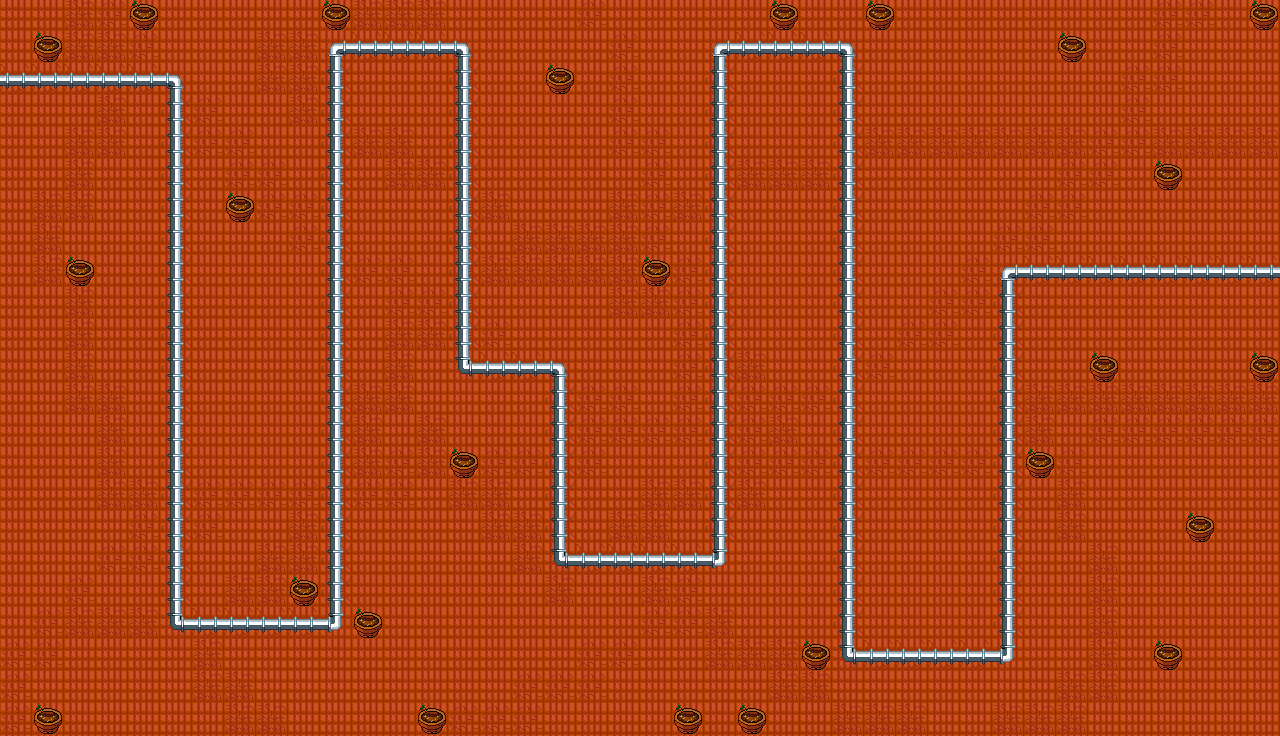

A level layout from a 2D game, rendered from its tile map. Below: a short description, then the map file with its tile-grid data intact:
An orthogonal 40x23 tile map with 32x32 px tiles, 3 tile layers (Camada de Blocos 1, Camada de Blocos 2, Camada de Blocos 3).

<map version="1.10" tiledversion="1.11.0" orientation="orthogonal" renderorder="right-down" width="40" height="23" tilewidth="32" tileheight="32" infinite="0" nextlayerid="4" nextobjectid="1">
 <tileset firstgid="1" source="Roof_Day.tsx" />
 <layer id="1" name="Camada de Blocos 1" width="40" height="23">
  <data encoding="csv">
2,2,3,1,1,2,2,2,2,2,2,3,3,3,2,2,2,2,1,2,2,2,2,2,2,2,2,2,2,2,2,2,2,2,2,2,1,1,2,2,
2,2,3,3,1,2,2,2,3,3,3,3,2,2,2,2,2,2,2,1,2,2,2,2,2,2,2,2,2,2,2,2,2,2,2,2,1,2,2,2,
2,2,2,3,2,1,2,2,3,3,2,2,2,2,2,2,2,2,2,1,2,2,2,2,2,2,2,2,2,2,2,2,2,2,2,1,1,2,2,2,
2,2,2,3,2,1,1,2,2,3,3,2,2,2,2,2,2,2,2,1,2,2,2,2,2,2,2,2,2,2,2,2,2,2,2,1,2,2,2,2,
2,2,3,3,2,2,1,1,2,2,3,3,3,2,2,2,2,2,2,1,1,2,2,2,2,2,2,3,3,3,3,3,3,3,1,1,3,3,3,3,
2,2,3,2,2,2,2,1,1,2,2,2,3,3,3,2,2,2,2,2,1,2,3,3,3,3,3,2,2,2,2,2,2,1,1,2,2,2,2,2,
2,3,3,2,2,2,2,2,1,1,2,2,2,2,3,3,2,2,2,3,1,3,3,2,2,2,2,2,2,2,2,2,1,1,2,2,2,2,2,2,
2,3,2,2,2,2,2,2,2,1,1,2,2,2,2,2,3,3,3,3,1,2,2,2,2,2,2,2,2,2,2,1,1,2,2,2,2,2,2,2,
2,3,3,2,2,2,2,2,2,2,2,1,1,2,3,3,3,3,3,3,1,1,2,2,2,2,2,2,2,2,1,1,2,2,2,2,2,2,2,2,
2,2,3,2,2,2,2,2,2,2,2,2,1,1,3,2,2,2,2,3,3,1,2,2,2,2,2,2,2,1,1,2,2,2,2,2,2,2,2,2,
2,2,3,2,2,2,2,2,2,2,2,2,3,3,1,1,2,2,2,2,2,1,3,2,2,2,2,2,1,1,2,2,2,2,2,2,2,2,2,2,
2,2,3,2,2,2,2,2,2,2,2,2,3,2,2,1,1,2,2,2,2,1,3,3,2,2,1,1,2,2,2,2,2,2,2,2,2,2,2,2,
2,2,3,3,2,2,2,2,2,2,2,3,3,2,2,2,2,1,1,1,2,1,1,1,1,1,1,2,2,2,2,3,3,3,3,3,3,3,3,3,
2,2,2,3,2,2,2,2,2,2,2,3,2,3,2,2,2,2,1,1,1,1,1,1,3,2,2,2,2,2,2,3,3,2,1,1,1,1,1,1,
2,2,2,3,2,2,2,2,2,2,3,3,1,3,3,1,1,1,1,2,2,2,1,1,1,1,1,1,1,1,1,1,1,1,2,2,2,2,2,2,
2,2,2,3,3,2,1,1,1,1,1,1,1,2,3,3,2,2,2,2,3,3,1,3,2,2,2,2,2,2,2,2,2,3,2,2,2,2,2,2,
2,2,2,2,1,1,1,2,2,3,3,2,2,2,2,3,3,2,2,3,3,2,1,2,2,2,2,2,2,2,2,2,2,3,2,2,2,2,2,2,
2,2,2,1,1,3,2,2,3,3,2,2,2,2,2,2,3,3,2,3,3,1,1,2,2,2,2,2,2,2,2,2,2,2,3,2,2,2,2,2,
2,2,1,2,2,3,2,3,3,2,2,2,2,2,2,2,2,3,2,2,3,1,2,2,2,2,2,2,2,2,2,2,2,2,3,2,2,2,2,2,
2,1,3,3,3,3,3,3,2,2,2,2,2,2,2,2,2,2,2,2,1,1,3,2,2,2,2,2,2,2,2,2,2,2,3,2,2,2,2,2,
1,1,2,2,2,2,3,2,2,2,2,2,2,2,2,2,2,2,1,1,2,2,3,3,3,2,2,2,2,2,2,2,2,2,3,2,2,2,2,2,
1,2,2,2,2,2,3,3,2,2,2,2,2,2,2,2,1,1,1,2,2,2,2,2,3,3,2,2,2,2,2,2,2,3,3,2,2,2,2,2,
1,2,2,2,2,2,2,3,3,2,2,2,2,1,1,1,1,2,2,2,2,2,2,2,2,2,3,3,3,2,2,3,3,3,2,2,2,2,2,2
</data>
 </layer>
 <layer id="2" name="Camada de Blocos 2" width="40" height="23">
  <data encoding="csv">
0,0,0,0,0,0,0,0,0,0,0,0,0,0,0,0,0,0,0,0,0,0,0,0,0,0,0,0,0,0,0,0,0,0,0,0,0,0,0,0,
0,0,0,0,0,0,0,0,0,0,8,5,5,5,7,0,0,0,0,0,0,0,8,5,5,5,7,0,0,0,0,0,0,0,0,0,0,0,0,0,
5,5,5,5,5,7,0,0,0,0,6,0,0,0,6,0,0,0,0,0,0,0,6,0,0,0,6,0,0,0,0,0,0,0,0,0,0,0,0,0,
0,0,0,0,0,6,0,0,0,0,6,0,0,0,6,0,0,0,0,0,0,0,6,0,0,0,6,0,0,0,0,0,0,0,0,0,0,0,0,0,
0,0,0,0,0,6,0,0,0,0,6,0,0,0,6,0,0,0,0,0,0,0,6,0,0,0,6,0,0,0,0,0,0,0,0,0,0,0,0,0,
0,0,0,0,0,6,0,0,0,0,6,0,0,0,6,0,0,0,0,0,0,0,6,0,0,0,6,0,0,0,0,0,0,0,0,0,0,0,0,0,
0,0,0,0,0,6,0,0,0,0,6,0,0,0,6,0,0,0,0,0,0,0,6,0,0,0,6,0,0,0,0,0,0,0,0,0,0,0,0,0,
0,0,0,0,0,6,0,0,0,0,6,0,0,0,6,0,0,0,0,0,0,0,6,0,0,0,6,0,0,0,0,0,0,0,0,0,0,0,0,0,
0,0,0,0,0,6,0,0,0,0,6,0,0,0,6,0,0,0,0,0,0,0,6,0,0,0,6,0,0,0,0,8,5,5,5,5,5,5,5,5,
0,0,0,0,0,6,0,0,0,0,6,0,0,0,6,0,0,0,0,0,0,0,6,0,0,0,6,0,0,0,0,6,0,0,0,0,0,0,0,0,
0,0,0,0,0,6,0,0,0,0,6,0,0,0,6,0,0,0,0,0,0,0,6,0,0,0,6,0,0,0,0,6,0,0,0,0,0,0,0,0,
0,0,0,0,0,6,0,0,0,0,6,0,0,0,9,5,5,7,0,0,0,0,6,0,0,0,6,0,0,0,0,6,0,0,0,0,0,0,0,0,
0,0,0,0,0,6,0,0,0,0,6,0,0,0,0,0,0,6,0,0,0,0,6,0,0,0,6,0,0,0,0,6,0,0,0,0,0,0,0,0,
0,0,0,0,0,6,0,0,0,0,6,0,0,0,0,0,0,6,0,0,0,0,6,0,0,0,6,0,0,0,0,6,0,0,0,0,0,0,0,0,
0,0,0,0,0,6,0,0,0,0,6,0,0,0,0,0,0,6,0,0,0,0,6,0,0,0,6,0,0,0,0,6,0,0,0,0,0,0,0,0,
0,0,0,0,0,6,0,0,0,0,6,0,0,0,0,0,0,6,0,0,0,0,6,0,0,0,6,0,0,0,0,6,0,0,0,0,0,0,0,0,
0,0,0,0,0,6,0,0,0,0,6,0,0,0,0,0,0,6,0,0,0,0,6,0,0,0,6,0,0,0,0,6,0,0,0,0,0,0,0,0,
0,0,0,0,0,6,0,0,0,0,6,0,0,0,0,0,0,9,5,5,5,5,10,0,0,0,6,0,0,0,0,6,0,0,0,0,0,0,0,0,
0,0,0,0,0,6,0,0,0,0,6,0,0,0,0,0,0,0,0,0,0,0,0,0,0,0,6,0,0,0,0,6,0,0,0,0,0,0,0,0,
0,0,0,0,0,9,5,5,5,5,10,0,0,0,0,0,0,0,0,0,0,0,0,0,0,0,6,0,0,0,0,6,0,0,0,0,0,0,0,0,
0,0,0,0,0,0,0,0,0,0,0,0,0,0,0,0,0,0,0,0,0,0,0,0,0,0,9,5,5,5,5,10,0,0,0,0,0,0,0,0,
0,0,0,0,0,0,0,0,0,0,0,0,0,0,0,0,0,0,0,0,0,0,0,0,0,0,0,0,0,0,0,0,0,0,0,0,0,0,0,0,
0,0,0,0,0,0,0,0,0,0,0,0,0,0,0,0,0,0,0,0,0,0,0,0,0,0,0,0,0,0,0,0,0,0,0,0,0,0,0,0
</data>
 </layer>
 <layer id="3" name="Camada de Blocos 3" width="40" height="23">
  <data encoding="csv">
0,0,0,0,4,0,0,0,0,0,4,0,0,0,0,0,0,0,0,0,0,0,0,0,4,0,0,4,0,0,0,0,0,0,0,0,0,0,0,4,
0,4,0,0,0,0,0,0,0,0,0,0,0,0,0,0,0,0,0,0,0,0,0,0,0,0,0,0,0,0,0,0,0,4,0,0,0,0,0,0,
0,0,0,0,0,0,0,0,0,0,0,0,0,0,0,0,0,4,0,0,0,0,0,0,0,0,0,0,0,0,0,0,0,0,0,0,0,0,0,0,
0,0,0,0,0,0,0,0,0,0,0,0,0,0,0,0,0,0,0,0,0,0,0,0,0,0,0,0,0,0,0,0,0,0,0,0,0,0,0,0,
0,0,0,0,0,0,0,0,0,0,0,0,0,0,0,0,0,0,0,0,0,0,0,0,0,0,0,0,0,0,0,0,0,0,0,0,0,0,0,0,
0,0,0,0,0,0,0,0,0,0,0,0,0,0,0,0,0,0,0,0,0,0,0,0,0,0,0,0,0,0,0,0,0,0,0,0,4,0,0,0,
0,0,0,0,0,0,0,4,0,0,0,0,0,0,0,0,0,0,0,0,0,0,0,0,0,0,0,0,0,0,0,0,0,0,0,0,0,0,0,0,
0,0,0,0,0,0,0,0,0,0,0,0,0,0,0,0,0,0,0,0,0,0,0,0,0,0,0,0,0,0,0,0,0,0,0,0,0,0,0,0,
0,0,4,0,0,0,0,0,0,0,0,0,0,0,0,0,0,0,0,0,4,0,0,0,0,0,0,0,0,0,0,0,0,0,0,0,0,0,0,0,
0,0,0,0,0,0,0,0,0,0,0,0,0,0,0,0,0,0,0,0,0,0,0,0,0,0,0,0,0,0,0,0,0,0,0,0,0,0,0,0,
0,0,0,0,0,0,0,0,0,0,0,0,0,0,0,0,0,0,0,0,0,0,0,0,0,0,0,0,0,0,0,0,0,0,0,0,0,0,0,0,
0,0,0,0,0,0,0,0,0,0,0,0,0,0,0,0,0,0,0,0,0,0,0,0,0,0,0,0,0,0,0,0,0,0,4,0,0,0,0,4,
0,0,0,0,0,0,0,0,0,0,0,0,0,0,0,0,0,0,0,0,0,0,0,0,0,0,0,0,0,0,0,0,0,0,0,0,0,0,0,0,
0,0,0,0,0,0,0,0,0,0,0,0,0,0,0,0,0,0,0,0,0,0,0,0,0,0,0,0,0,0,0,0,0,0,0,0,0,0,0,0,
0,0,0,0,0,0,0,0,0,0,0,0,0,0,4,0,0,0,0,0,0,0,0,0,0,0,0,0,0,0,0,0,4,0,0,0,0,0,0,0,
0,0,0,0,0,0,0,0,0,0,0,0,0,0,0,0,0,0,0,0,0,0,0,0,0,0,0,0,0,0,0,0,0,0,0,0,0,0,0,0,
0,0,0,0,0,0,0,0,0,0,0,0,0,0,0,0,0,0,0,0,0,0,0,0,0,0,0,0,0,0,0,0,0,0,0,0,0,4,0,0,
0,0,0,0,0,0,0,0,0,0,0,0,0,0,0,0,0,0,0,0,0,0,0,0,0,0,0,0,0,0,0,0,0,0,0,0,0,0,0,0,
0,0,0,0,0,0,0,0,0,4,0,0,0,0,0,0,0,0,0,0,0,0,0,0,0,0,0,0,0,0,0,0,0,0,0,0,0,0,0,0,
0,0,0,0,0,0,0,0,0,0,0,4,0,0,0,0,0,0,0,0,0,0,0,0,0,0,0,0,0,0,0,0,0,0,0,0,0,0,0,0,
0,0,0,0,0,0,0,0,0,0,0,0,0,0,0,0,0,0,0,0,0,0,0,0,0,4,0,0,0,0,0,0,0,0,0,0,4,0,0,0,
0,0,0,0,0,0,0,0,0,0,0,0,0,0,0,0,0,0,0,0,0,0,0,0,0,0,0,0,0,0,0,0,0,0,0,0,0,0,0,0,
0,4,0,0,0,0,0,0,0,0,0,0,0,4,0,0,0,0,0,0,0,4,0,4,0,0,0,0,0,0,0,0,0,0,0,0,0,0,0,0
</data>
 </layer>
</map>